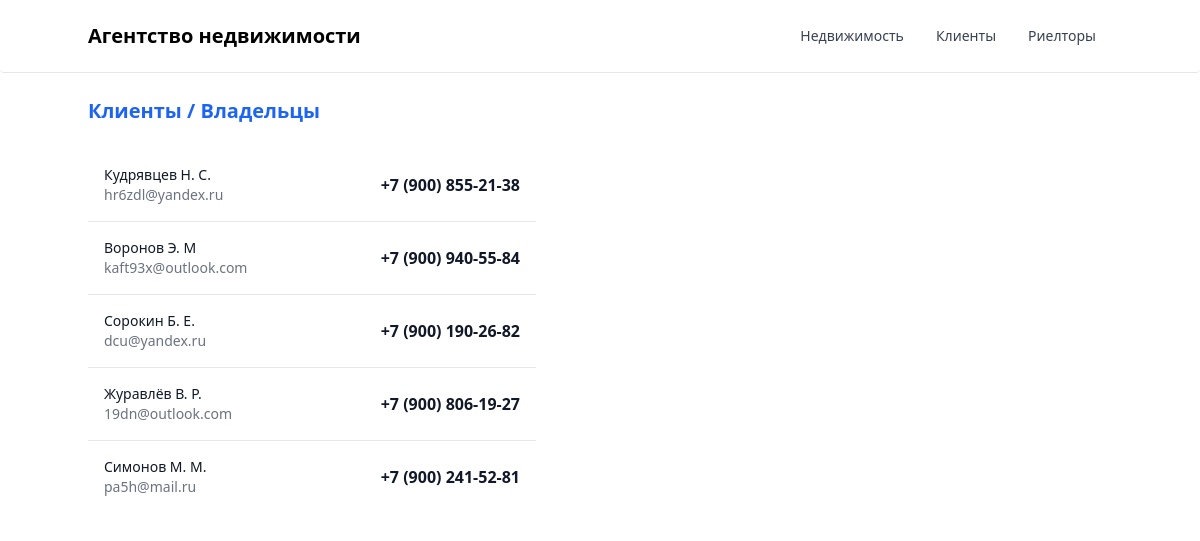
The page /holders/ on the database its author committed.
### estate/models.py (models this page shows, shortened)
class Holder(models.Model):  # Модель владельца недвижимости
    name = models.CharField(  # Имя владельца
        max_length=255,
        verbose_name='ФИО'
    )
    mail = models.CharField(  # Почта владельца
        max_length=100,
        verbose_name='Почта'
    )
    tel = models.CharField(  # Телефон владельца
        max_length=20,
        verbose_name='Номер телефона'
    )
    createdAt = models.DateTimeField(  # Дата создания
        auto_now_add=True,
        verbose_name='Дата создания'
    )
    updatedAt = models.DateTimeField(  # Дата обновления
        auto_now=True,
        verbose_name='Дата обновления'
    )
    class Meta:
        verbose_name = 'владельца'
        verbose_name_plural = "Владельцы"

### estate/views.py (the view)
# urls.py: path('holders/', views.holder_list, name='holder_list'),
def holder_list(request):
    holders = Holder.objects.all()
    return render(request, 'holder/list.html', {'holders': holders})

### estate/templates/holder/list.html (shortened to what this page needs)
{% extends "../layout.html" %}
{% block content %}
<main class="z-30">
	<h1 class="py-6 text-xl font-bold text-blue-600">Клиенты / Владельцы</h1>
	<ul class="max-w-md divide-y divide-gray-200 dark:divide-gray-700">
		{% for h in holders %}
		<li class="p-3 sm:p-4">
			<div class="flex items-center space-x-4">
				<div class="flex-1 min-w-0">
					<p class="text-sm font-medium text-gray-900 truncate dark:text-white">
						{{h.name}}
					</p>
					<p class="text-sm text-gray-500 truncate dark:text-gray-400">
						{{h.mail}}
					</p>
				</div>
				<a href="tel:{{h.tel}}"
					class="inline-flex hover:text-blue-600 ease-in-out transition items-center text-base font-semibold text-gray-900 dark:text-white">
					{{h.tel}}
				</a>
			</div>
		</li>
		{% endfor %}
	</ul>
	</div>
{% endblock content %}

### rows shown on the page
Holder: name "Кудрявцев Н. С.", mail "hr6zdl@yandex.ru", tel "+7 (900) 855-21-38"
Holder: name "Воронов Э. М", mail "kaft93x@outlook.com", tel "+7 (900) 940-55-84"
Holder: name "Сорокин Б. Е.", mail "dcu@yandex.ru", tel "+7 (900) 190-26-82"
Holder: name "Журавлёв В. Р.", mail "19dn@outlook.com", tel "+7 (900) 806-19-27"
Holder: name "Симонов М. М.", mail "pa5h@mail.ru", tel "+7 (900) 241-52-81"
